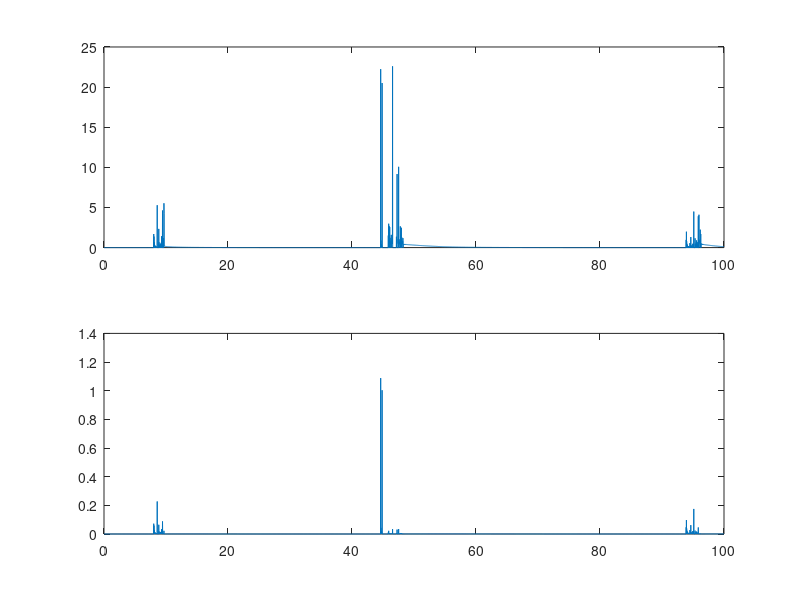

Here is the MATLAB script that generated this plot:
clear all;close all;clc;
addpath(genpath('../../../../../Work/MatLAB_TOOLS/'));
tic;
% =========================================================================
% 
% Radiative-Convective Systems Idealized Model.
% Formulations based on Hu and Randall 1995: Low-Frequency Oscillations in
% Radiative-COnvective Systems. Part II: An Idealized Model.
% 
% =========================================================================
%% Load data:


% =========================================================================
%% Settings.
% Set constants:
g       =       9.80665; % gravity acceleration (m/s^2)
R0      =           287; % gas constant for dry air (J/(K*kg))
cp      =          1004; % specific heat of dry air at constant pressure (J/(K*kg))
Gamma_d =          g/cp; % dry adiabatic temperature lapse rate (K/m) 
Gamma_m =        6.8e-3; % moist adiabatic tempreature lapse rate (K/m)
Lc      =         2.5e6; % latent heat of condensation (J/kg)
CD      =        1.5e-3; % surface turbulent transfer coefficient over oceans

% Set functions:
Hs      = @(Tm) R0*Tm/g;                % layer mean scale height for layer mean temperature Tm(K) (m)
Zh      = @(Hs,p,p0) -Hs*log(p/p0);     % Hypsometric equation

% Set functions for saturated mixing ratio 1: 
Pws1    = @(T) 6.116441*10^((7.591386*(T-273.15))/((T-273.15)+240.7263));
                                        % Calculate saturated water vapor
                                        % pressure (Pa) based on 
                                        % Vaisala HUMIDITY CONVERSION FORMULAS,
                                        % T in unit of (K)
qs1     = @(P,Pws) 621.97*((Pws)/(P-Pws))*(1/1000); 
                                        % saturated mixing ratio according
                                        % to water vapor saturation pressure
                                        % (kg/kg)

% Set functions for saturated mixing ratio 2:
% Pws2    = @(T) calculate_saturation_vapor_pressure_liquid(T); 
                                        % Calculate saturated water vapor
                                        % pressure (Pa) based on 
                                        % Murphy and Koop 2005 method,
                                        % T in unit of (K)
% qs2     = @(P,T,in,type_in,type_out) convert_humidity(P,T,in,type_in,type_out);
                                        % Calculate saturated mixing ratio
                                        % according to water vapor
                                        % saturation pressure
                                        % (kg/kg)                                 
                            
% =========================================================================
%% Settings.
% Set Parameters:
P0      =      1000*100; % pressure at surface (Pa)
PB      =       800*100; % pressure at mixed-layer top (Pa)
Pmid    =       500*100; % pressure at mid-level (Pa)
PT      =       100*100; % pressure at top of troposphere (Pa)
del_PM  =         P0-PB; % mixed layer depth (hPa)
SST     =           300; % sea surface temperature (K)
TRM     =           300; % radiative equilibrium temperature in the mixed-layer (K)
TRB     =           285; % radiative equilibrium temperature at mixed-layer top (K)             
Z0      =             0; % surface height (m)
ZB      = Zh(Hs(mean([SST,TRB])),PB,P0); % mixed-layer top height (m)
Zmid    =          5000; % mid-level height (m)
S00     =        cp*SST; % dry static energy at the surface (J/kg=m^2/s^2)
SRM     =        cp*TRM; % dry static energy reference in mixed layer (J/kg=m^2/s^2)
SRB     =   cp*TRB+g*ZB; % dry static energy at mixed-layer top (J/kg=m^2/s^2)

q001    = qs1(P0./100,Pws1(SST)); q00 = q001; 
                         % saturated mixing ratio at the surface (kg/kg) based on method 1      
% q002    = qs2(P0,SST,Pws2(SST),'partial pressure','mixing ratio'); q00 = q002; 
                         % saturated mixing ratio at the surface (kg/kg) based on method 2 

Pq      =      100.*100; % pressure scale for moisture in free atmosphere (Pa)
c       =           0.6; % precipitating efficiency factor

Vs      =             2; % surface wind (m/s)
rho0    =         1.225; % standard sea level air density (kg/m^3)
tao     =      10*86400; % radiation relaxation time scale (s)

R       = (Pmid-PB)/(PT-PB); % For calculating G in Hu and Randall 1995
W       = cp*Zmid*(Gamma_d-Gamma_m)/q00; % For calculating G in Hu and Randall 1995

dt      =      0.5*3600; % time step (s)
tmax    =     100*86400; % total integration time (s)
smax    =  fix(tmax/dt); % total integration steps

tt      = [0:smax].*dt./86400; % time-axis for plotting (daily)

% Setting Variables (initial conditions):
TM(1)   =           295; % initial mean temperature in mixed-layer (K)
SM(1)   =        cp.*TM; % initial dry static energy in mixed-layer (J/kg=m^2/s^2)
TBt(1)  =           290; % initial mean temperature at top of mixed-layer (K)
SBt(1)  =   cp*TBt+g*ZB; % initial dry static energy at top of mixed-layer (J/kg=m^2/s^2)
qM(1)   =         12e-3; % initial water vapor mixing ratio in mixed-layer (kg/kg)
qBt(1)  =         16e-3; % initial water vapor mixing ratio at top of mixed-layer (kg/kg)

% =========================================================================
%% Time Integration:
for i = 1:smax;
    
    Fso         = rho0.*CD.*abs(Vs).*(S00-SM(i));
    Fqo         = rho0.*CD.*abs(Vs).*(q00-qM(i));
    a           = (SM(i)+Lc.*qM(i)-SBt(i))./(PT-PB);
    LHS         = (R-1).*(g.*(SBt(i)-SM(i))./del_PM+g.*a+g.*(1-c)./(PB-PT).*Lc.*qM(i))+(Lc.*R-W).*(g./del_PM.*(qM(i)-qBt(i)));
    RHS         = (1-R).*(g.*Fso./del_PM-(SM(i)-SRM)./tao+(SBt(i)-SRB)./tao)-(W-Lc.*R).*(g.*Fqo./del_PM);
    Mc(i)       = RHS./LHS;
    
    if ( Mc(i) <= 0 )
        Mc(i) = 0;
    end
    if ( qM(i) <= 0 )
        qM(i) = 0;
    end
    if ( qBt(i) <= 0 )
        qBt(i) = 0;
    end
    
    dSM         = (g.*Fso./del_PM-(SM(i)-SRM)./tao+g.*Mc(i).*(SBt(i)-SM(i))./del_PM).*dt;
    dSBt        = (-(SBt(i)-SRB)./tao-g.*Mc(i).*a-g.*(1-c)./(PB-PT).*Lc.*qM(i).*Mc(i)).*dt;
    dqM         = (g.*Fqo/del_PM-g.*Mc(i)./del_PM.*(qM(i)-qBt(i))).*dt;
    dqBt        = ((1-c).*qM(i)-qBt(i)).*g.*Mc(i)./Pq.*dt;
    
    SM(i+1)     = SM(i) + dSM;
    SBt(i+1)    = SBt(i) + dSBt;
    qM(i+1)     = qM(i) + dqM;
    qBt(i+1)    = qM(i) + dqBt;

end
% =========================================================================
%% Calculation

PR = c.*qM(1:smax).*Mc(1:smax).*3600./1000; % precipitation assumed according to convective mass flux (mm/hr)
PR(PR<=0) = 0;

% =========================================================================
%% Plotting:
subplot(2,1,1)
plot(tt(1:smax),Mc(1:smax))
subplot(2,1,2)
plot(tt(1:smax),PR(1:smax))
% =========================================================================
%% Display runnung time.
time_cost = toc;
disp(time_cost);